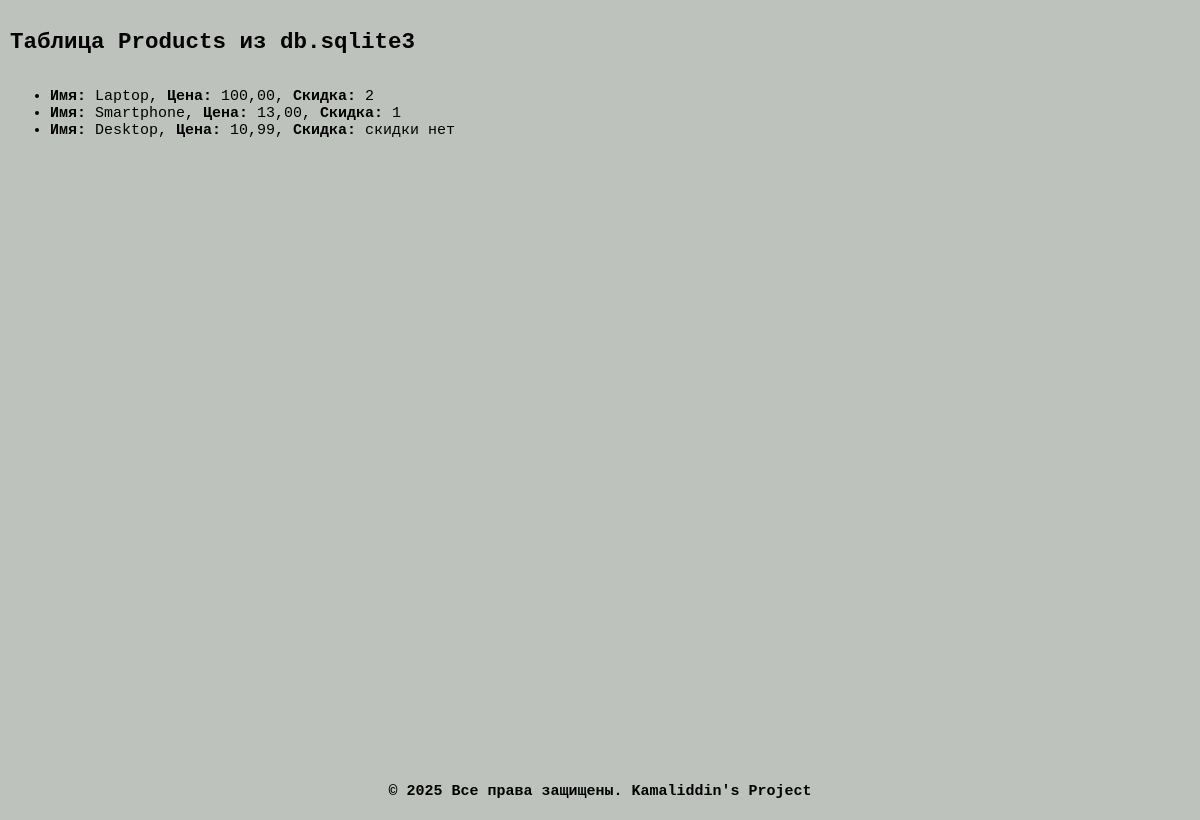
The page /myapp/products/ on the database as committed earlier.
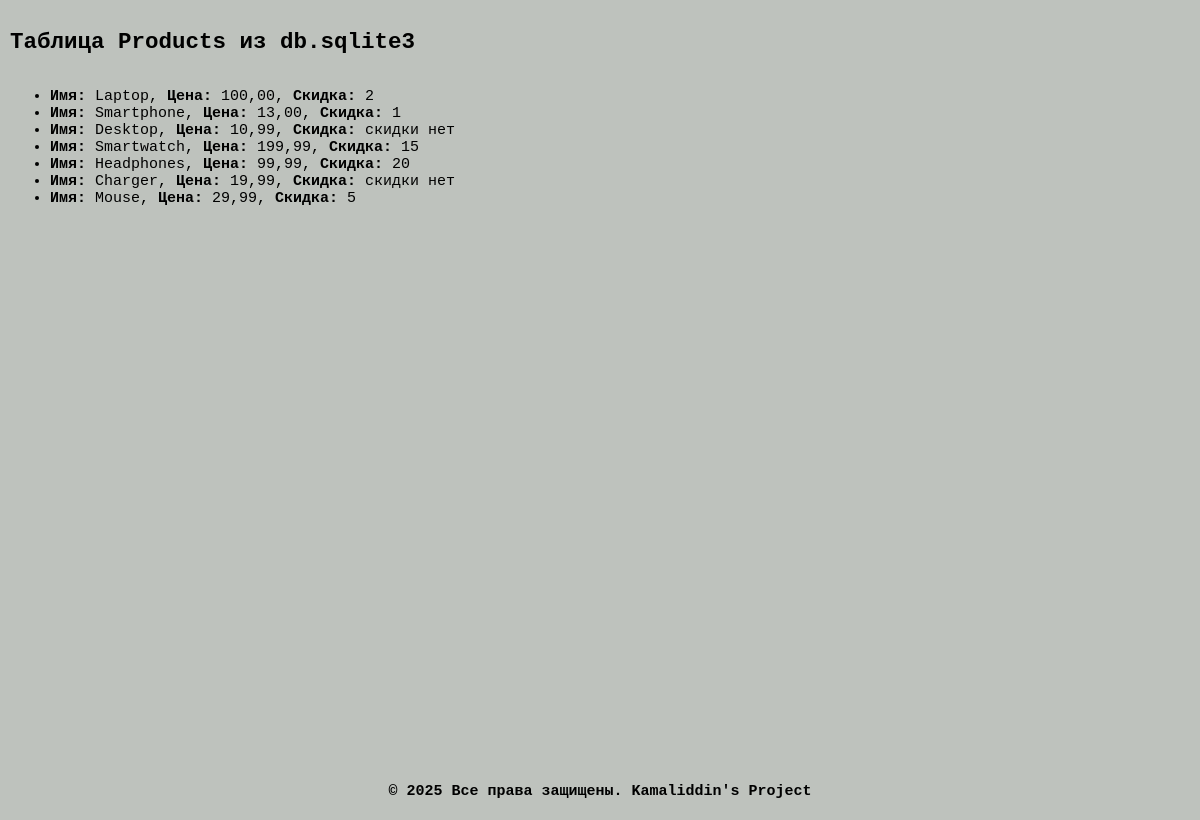
The same page on the database as committed later.
### myapp/models.py (models this page shows, shortened)
class Product(models.Model):
    name = models.CharField(max_length=100)
    descriptions = models.TextField(blank=True, null=False)
    price = models.DecimalField(default=0, max_digits=10, decimal_places=2)
    discount = models.SmallIntegerField(default=0)
    created_at = models.DateTimeField(auto_now_add=True)

### myapp/views.py (the view)
# urls.py: path('products/', products_page, name='products-list'), # myapp/products/
def products_page(request: HttpRequest):
    context = {
        'table_of_products': Product.objects.all(),
    }
    return render(request, 'myapp/products_db.html', context=context)

### myapp/templates/myapp/products_db.html (shortened to what this page needs)
{% extends 'myapp/base.html' %}
{% block body %}
    <h2>Таблица Products из db.sqlite3</h2>
    <ul>
    {% for product in table_of_products %}
        <li>
            <b>Имя: </b>{{product.name}},
            <b>Цена: </b>{{product.price}},
            <b>Скидка: </b>{% firstof product.discount 'скидки нет' %}
        </li>
    {% endfor %}
    </ul>
{% endblock %}

### myapp/templates/myapp/base.html (shortened to what this page needs)
<!DOCTYPE html>
<html lang="en">
<head>
</head>
<body>
    {% block body %}{% endblock %}
    <footer>
        <b>&copy; 2025 Все права защищены. Kamaliddin's Project</b>
    </footer>
</body>
</html>

### myapp/templates/myapp/base.html (style rules this page uses)
body { background-color:rgb(190, 194, 189); display: flex; flex-direction: column; min-height: 100vh; margin: 10px; font-family: 'JetBrains Mono', monospace; font-size: 15px; }
footer { text-align: center; margin-top: auto; padding: 10px 0; }

Rows that differ between the two databases and show on the page:
added Product: name "Smartwatch", price "199,99", discount "15"
added Product: name "Headphones", price "99,99", discount "20"
added Product: name "Charger", price "19,99", discount "скидки нет"
added Product: name "Mouse", price "29,99", discount "5"
